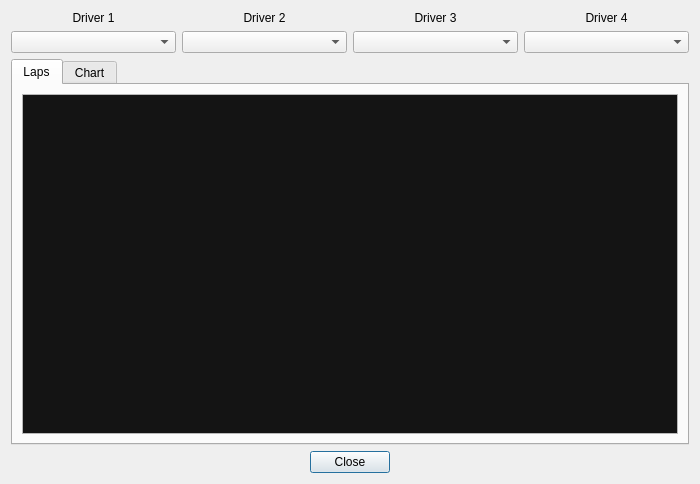
<?xml version="1.0" encoding="UTF-8"?>
<ui version="4.0">
 <class>LapTimeComparisonDialog</class>
 <widget class="QDialog" name="LapTimeComparisonDialog">
  <property name="geometry">
   <rect>
    <x>0</x>
    <y>0</y>
    <width>700</width>
    <height>484</height>
   </rect>
  </property>
  <property name="minimumSize">
   <size>
    <width>700</width>
    <height>0</height>
   </size>
  </property>
  <property name="windowTitle">
   <string>Lap time comparison</string>
  </property>
  <property name="windowIcon">
   <iconset resource="../icons/icons.qrc">
    <normaloff>:/ui_icons/icon.png</normaloff>:/ui_icons/icon.png</iconset>
  </property>
  <layout class="QVBoxLayout" name="verticalLayout">
   <item>
    <layout class="QGridLayout" name="gridLayout">
     <property name="bottomMargin">
      <number>0</number>
     </property>
     <item row="1" column="0">
      <widget class="QComboBox" name="comboBox1"/>
     </item>
     <item row="0" column="0">
      <widget class="QLabel" name="label">
       <property name="text">
        <string>Driver 1</string>
       </property>
       <property name="alignment">
        <set>Qt::AlignCenter</set>
       </property>
      </widget>
     </item>
     <item row="0" column="1">
      <widget class="QLabel" name="label_2">
       <property name="text">
        <string>Driver 2</string>
       </property>
       <property name="alignment">
        <set>Qt::AlignCenter</set>
       </property>
      </widget>
     </item>
     <item row="0" column="2">
      <widget class="QLabel" name="label_3">
       <property name="text">
        <string>Driver 3</string>
       </property>
       <property name="alignment">
        <set>Qt::AlignCenter</set>
       </property>
      </widget>
     </item>
     <item row="0" column="3">
      <widget class="QLabel" name="label_4">
       <property name="text">
        <string>Driver 4</string>
       </property>
       <property name="alignment">
        <set>Qt::AlignCenter</set>
       </property>
      </widget>
     </item>
     <item row="1" column="1">
      <widget class="QComboBox" name="comboBox2"/>
     </item>
     <item row="1" column="2">
      <widget class="QComboBox" name="comboBox3"/>
     </item>
     <item row="1" column="3">
      <widget class="QComboBox" name="comboBox4"/>
     </item>
    </layout>
   </item>
   <item>
    <widget class="QTabWidget" name="tabWidget">
     <property name="currentIndex">
      <number>0</number>
     </property>
     <widget class="QWidget" name="tab">
      <attribute name="title">
       <string>Laps</string>
      </attribute>
      <layout class="QVBoxLayout" name="verticalLayout_2">
       <item>
        <widget class="QTableWidget" name="tableWidget">
         <property name="palette">
          <palette>
           <active>
            <colorrole role="Text">
             <brush brushstyle="SolidPattern">
              <color alpha="255">
               <red>230</red>
               <green>230</green>
               <blue>230</blue>
              </color>
             </brush>
            </colorrole>
            <colorrole role="Base">
             <brush brushstyle="SolidPattern">
              <color alpha="255">
               <red>20</red>
               <green>20</green>
               <blue>20</blue>
              </color>
             </brush>
            </colorrole>
            <colorrole role="Highlight">
             <brush brushstyle="SolidPattern">
              <color alpha="255">
               <red>73</red>
               <green>73</green>
               <blue>73</blue>
              </color>
             </brush>
            </colorrole>
            <colorrole role="AlternateBase">
             <brush brushstyle="SolidPattern">
              <color alpha="255">
               <red>27</red>
               <green>27</green>
               <blue>27</blue>
              </color>
             </brush>
            </colorrole>
           </active>
           <inactive>
            <colorrole role="Text">
             <brush brushstyle="SolidPattern">
              <color alpha="255">
               <red>230</red>
               <green>230</green>
               <blue>230</blue>
              </color>
             </brush>
            </colorrole>
            <colorrole role="Base">
             <brush brushstyle="SolidPattern">
              <color alpha="255">
               <red>20</red>
               <green>20</green>
               <blue>20</blue>
              </color>
             </brush>
            </colorrole>
            <colorrole role="Highlight">
             <brush brushstyle="SolidPattern">
              <color alpha="255">
               <red>73</red>
               <green>73</green>
               <blue>73</blue>
              </color>
             </brush>
            </colorrole>
            <colorrole role="AlternateBase">
             <brush brushstyle="SolidPattern">
              <color alpha="255">
               <red>27</red>
               <green>27</green>
               <blue>27</blue>
              </color>
             </brush>
            </colorrole>
           </inactive>
           <disabled>
            <colorrole role="Text">
             <brush brushstyle="SolidPattern">
              <color alpha="255">
               <red>130</red>
               <green>130</green>
               <blue>130</blue>
              </color>
             </brush>
            </colorrole>
            <colorrole role="Base">
             <brush brushstyle="SolidPattern">
              <color alpha="255">
               <red>240</red>
               <green>240</green>
               <blue>240</blue>
              </color>
             </brush>
            </colorrole>
            <colorrole role="Highlight">
             <brush brushstyle="SolidPattern">
              <color alpha="255">
               <red>175</red>
               <green>175</green>
               <blue>175</blue>
              </color>
             </brush>
            </colorrole>
            <colorrole role="AlternateBase">
             <brush brushstyle="SolidPattern">
              <color alpha="255">
               <red>27</red>
               <green>27</green>
               <blue>27</blue>
              </color>
             </brush>
            </colorrole>
           </disabled>
          </palette>
         </property>
         <property name="font">
          <font>
           <family>Arial</family>
           <pointsize>9</pointsize>
           <weight>75</weight>
           <bold>true</bold>
          </font>
         </property>
         <property name="editTriggers">
          <set>QAbstractItemView::NoEditTriggers</set>
         </property>
         <property name="alternatingRowColors">
          <bool>true</bool>
         </property>
         <property name="selectionMode">
          <enum>QAbstractItemView::ExtendedSelection</enum>
         </property>
         <property name="selectionBehavior">
          <enum>QAbstractItemView::SelectItems</enum>
         </property>
         <property name="showGrid">
          <bool>false</bool>
         </property>
         <attribute name="horizontalHeaderVisible">
          <bool>false</bool>
         </attribute>
         <attribute name="verticalHeaderVisible">
          <bool>false</bool>
         </attribute>
         <column>
          <property name="text">
           <string>New Column</string>
          </property>
         </column>
         <column>
          <property name="text">
           <string/>
          </property>
         </column>
         <column>
          <property name="text">
           <string/>
          </property>
         </column>
         <column>
          <property name="text">
           <string/>
          </property>
         </column>
         <column>
          <property name="text">
           <string/>
          </property>
         </column>
        </widget>
       </item>
      </layout>
     </widget>
     <widget class="QWidget" name="tab_2">
      <attribute name="title">
       <string>Chart</string>
      </attribute>
      <layout class="QVBoxLayout" name="verticalLayout_3">
       <item>
        <widget class="QTableWidget" name="chartsTableWidget">
         <property name="palette">
          <palette>
           <active>
            <colorrole role="WindowText">
             <brush brushstyle="SolidPattern">
              <color alpha="255">
               <red>255</red>
               <green>255</green>
               <blue>255</blue>
              </color>
             </brush>
            </colorrole>
            <colorrole role="Text">
             <brush brushstyle="SolidPattern">
              <color alpha="255">
               <red>255</red>
               <green>255</green>
               <blue>255</blue>
              </color>
             </brush>
            </colorrole>
            <colorrole role="Base">
             <brush brushstyle="SolidPattern">
              <color alpha="255">
               <red>20</red>
               <green>20</green>
               <blue>20</blue>
              </color>
             </brush>
            </colorrole>
           </active>
           <inactive>
            <colorrole role="WindowText">
             <brush brushstyle="SolidPattern">
              <color alpha="255">
               <red>255</red>
               <green>255</green>
               <blue>255</blue>
              </color>
             </brush>
            </colorrole>
            <colorrole role="Text">
             <brush brushstyle="SolidPattern">
              <color alpha="255">
               <red>255</red>
               <green>255</green>
               <blue>255</blue>
              </color>
             </brush>
            </colorrole>
            <colorrole role="Base">
             <brush brushstyle="SolidPattern">
              <color alpha="255">
               <red>20</red>
               <green>20</green>
               <blue>20</blue>
              </color>
             </brush>
            </colorrole>
           </inactive>
           <disabled>
            <colorrole role="WindowText">
             <brush brushstyle="SolidPattern">
              <color alpha="255">
               <red>130</red>
               <green>130</green>
               <blue>130</blue>
              </color>
             </brush>
            </colorrole>
            <colorrole role="Text">
             <brush brushstyle="SolidPattern">
              <color alpha="255">
               <red>130</red>
               <green>130</green>
               <blue>130</blue>
              </color>
             </brush>
            </colorrole>
            <colorrole role="Base">
             <brush brushstyle="SolidPattern">
              <color alpha="255">
               <red>240</red>
               <green>240</green>
               <blue>240</blue>
              </color>
             </brush>
            </colorrole>
           </disabled>
          </palette>
         </property>
         <property name="font">
          <font>
           <family>Arial</family>
           <pointsize>10</pointsize>
           <weight>75</weight>
           <bold>true</bold>
          </font>
         </property>
         <property name="selectionMode">
          <enum>QAbstractItemView::NoSelection</enum>
         </property>
         <property name="selectionBehavior">
          <enum>QAbstractItemView::SelectRows</enum>
         </property>
         <property name="iconSize">
          <size>
           <width>300</width>
           <height>300</height>
          </size>
         </property>
         <property name="verticalScrollMode">
          <enum>QAbstractItemView::ScrollPerPixel</enum>
         </property>
         <property name="horizontalScrollMode">
          <enum>QAbstractItemView::ScrollPerPixel</enum>
         </property>
         <property name="showGrid">
          <bool>false</bool>
         </property>
         <attribute name="horizontalHeaderVisible">
          <bool>false</bool>
         </attribute>
         <attribute name="verticalHeaderVisible">
          <bool>false</bool>
         </attribute>
         <column>
          <property name="text">
           <string/>
          </property>
         </column>
         <column>
          <property name="text">
           <string>New Column</string>
          </property>
         </column>
         <column>
          <property name="text">
           <string/>
          </property>
         </column>
         <column>
          <property name="text">
           <string/>
          </property>
         </column>
        </widget>
       </item>
      </layout>
     </widget>
    </widget>
   </item>
   <item>
    <widget class="QDialogButtonBox" name="buttonBox">
     <property name="orientation">
      <enum>Qt::Horizontal</enum>
     </property>
     <property name="standardButtons">
      <set>QDialogButtonBox::Close</set>
     </property>
     <property name="centerButtons">
      <bool>true</bool>
     </property>
    </widget>
   </item>
  </layout>
 </widget>
 <resources>
  <include location="../icons/icons.qrc"/>
 </resources>
 <connections>
  <connection>
   <sender>buttonBox</sender>
   <signal>accepted()</signal>
   <receiver>LapTimeComparisonDialog</receiver>
   <slot>accept()</slot>
   <hints>
    <hint type="sourcelabel">
     <x>248</x>
     <y>254</y>
    </hint>
    <hint type="destinationlabel">
     <x>157</x>
     <y>274</y>
    </hint>
   </hints>
  </connection>
  <connection>
   <sender>buttonBox</sender>
   <signal>rejected()</signal>
   <receiver>LapTimeComparisonDialog</receiver>
   <slot>reject()</slot>
   <hints>
    <hint type="sourcelabel">
     <x>316</x>
     <y>260</y>
    </hint>
    <hint type="destinationlabel">
     <x>286</x>
     <y>274</y>
    </hint>
   </hints>
  </connection>
 </connections>
</ui>
